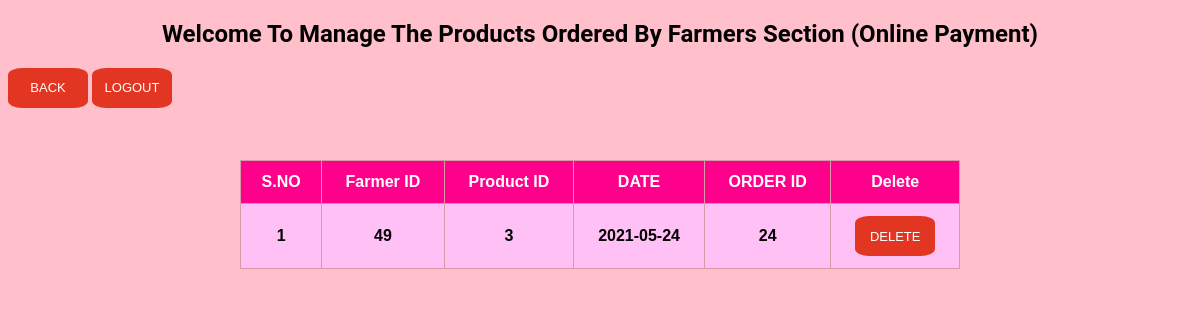
Page /Admin/foporders_view.php on the earlier database version.
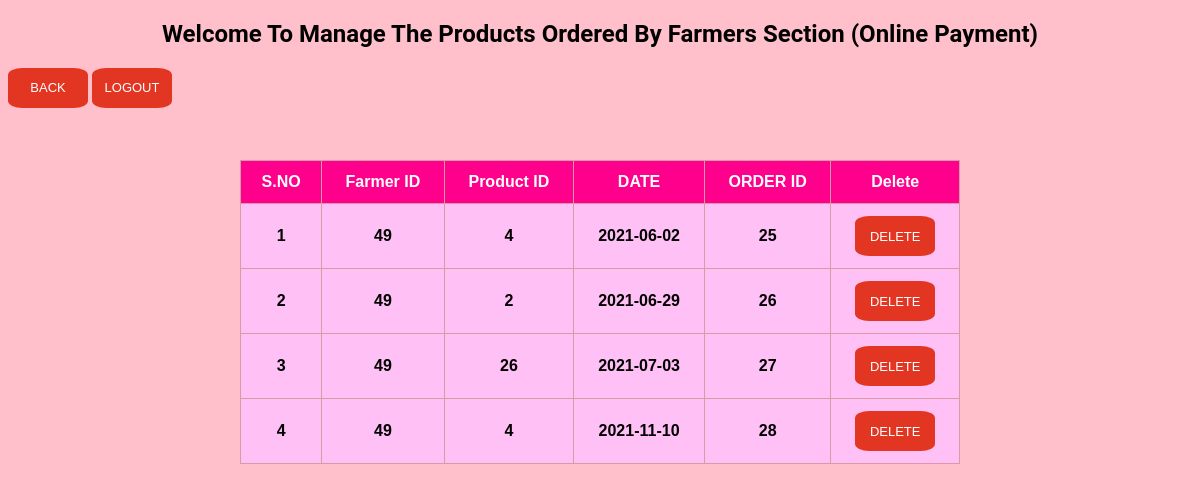
Same page on the later database version.
### tables this page shows
CREATE TABLE `foporders` (
  `fid` int(10) NOT NULL,
  `pid` int(10) NOT NULL,
  `dod` varchar(255) NOT NULL,
  `tid` int(10) NOT NULL,
  `oid` int(10) NOT NULL
);

### Admin/foporders_view.php (the view, shortened to what this page needs)
<!DOCTYPE html>
<html>
<head>
</head>
<body>
<h2> Welcome To Manage The Products Ordered By Farmers Section (Online Payment) </h2>
<a href="panel.php"><button class="btn2">Back</button></a>
<a href="logout.php"><button class="btn2">Logout</button></a>
<div class="form">
<table>
<thead>
<tr>
<th><strong>S.NO</strong></th>
<th><strong>Farmer ID</strong></th>
<th><strong>Product ID</strong></th>
<th><strong>DATE</strong></th>
<th><strong>ORDER ID</strong></th>
<th><strong>Delete</strong></th>
</tr>
</thead>
<tbody>
<?php
$con = mysqli_connect('localhost','root','');
mysqli_select_db($con, 'agroculture');
$count=1;
$sel_query="Select * from foporders ";
$result= mysqli_query($con, $sel_query);
while($row=mysqli_fetch_assoc($result)){ ?>
<tr>
<td data-label="S.NO" align="center"><?php echo $count; ?> </td>
<td data-label="Farmer ID" align="center"><?php echo $row["fid"]; ?> </td>
<td data-label="Product ID" align="center"><?php echo $row["pid"]; ?> </td>
<td data-label="DATE" align="center"><?php echo $row["dod"]; ?> </td>
<td data-label="ORDER ID" align="center"><?php echo $row["tid"]; ?> </td>
<td data-label="Delete" align="center"><a href="fopodelete.php?oid=<?php echo $row['oid']; ?> "><button class="btn2">Delete</button></a></td>
</tr>
<?php $count++; } ?>
</tbody>
</table>
</div>
</body>
</html>

### Admin/foporders_view.php (style rules this page uses)
* { box-sizing:border-box; }
body { background-color:pink; }
table { position:absolute; top:20%; width:100%; border-collapse:collapse; background-color: rgb(255, 192, 245); }
table td,table th { padding:12px 15px; border:1px solid rgb(216, 155, 165); text-align:center; font-size:16px; }
table th { background-color:rgb(255, 0, 140); color:#FFFFFF; }
.form { position:absolute; top:20%; left:20%; width:60%; font-family:sans-serif; font-weight:bold; font-size:36px; }
a { text-decoration:none; }
.btn2 { font:"Roboto",sans-serif; text-transform:uppercase; height:40px; width:80px; cursor:pointer; padding:6.5px; background-color:#E23623; border:0; font-size:13px; text-decoration:none; border-radius:18%; text-align:center; overflow:hidden; color:#FFFFFF; }
h2 { text-align:center; font-family:"Roboto",sans-serif; }

Differences in the rows shown:
removed foporders: fid "49", pid "3", dod "2021-05-24", tid "24"
added foporders: fid "49", pid "4", dod "2021-06-02", tid "25"
added foporders: fid "49", pid "2", dod "2021-06-29", tid "26"
added foporders: fid "49", pid "26", dod "2021-07-03", tid "27"
added foporders: fid "49", pid "4", dod "2021-11-10", tid "28"
